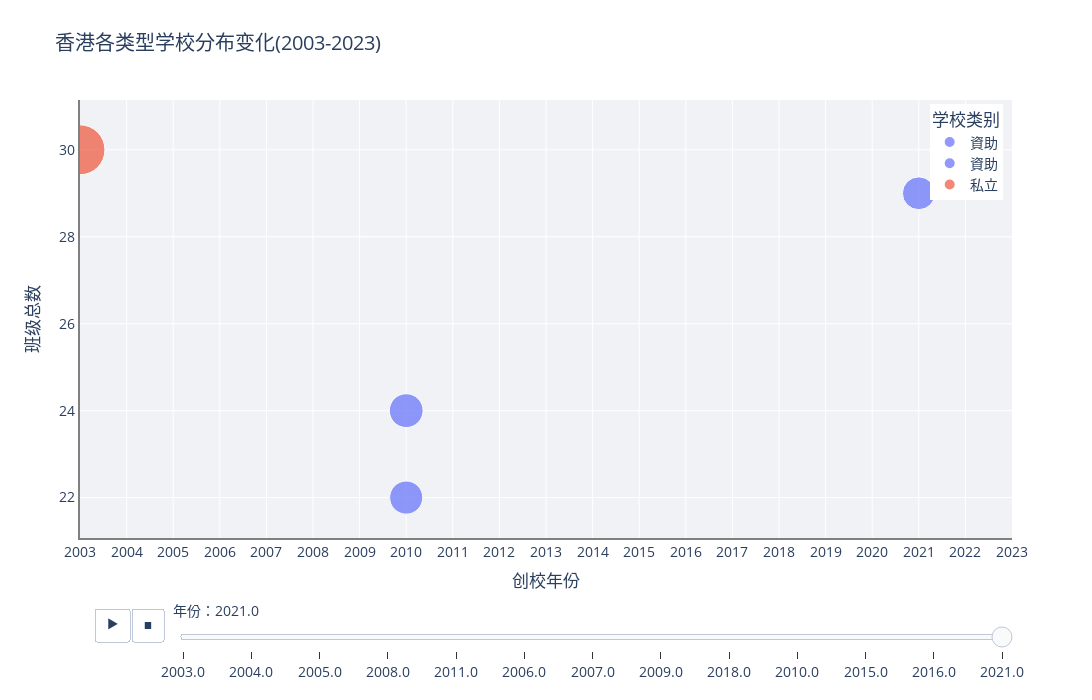

Write notebook code for a chart like this one.
### Markdown cell above
3. 各类型学校数量随年份变化趋势

### Code cell
import plotly.express as px

# 首先筛选2003-2023年的数据
filtered_data = data[data['創校年份'].between(2003, 2023)]

# 创建动画散点图
fig = px.scatter(filtered_data,
                x='創校年份',
                y='本學年總班數',
                size='教師總人數',
                color='學校類別1',
                hover_name='學校名稱',
                animation_frame='創校年份',
                animation_group='學校名稱',
                size_max=40,
                opacity=0.7,
                title='香港各类型学校分布变化(2003-2023)',
                color_discrete_map={
                    '資助': '#636EFA',
                    '私立': '#EF553B',
                    '直資': '#00CC96',
                    '官立': '#AB63FA'
                })

# 更新布局
fig.update_layout(
    xaxis_range=['2003', '2023'],  # 修改x轴范围
    xaxis_title="创校年份",
    yaxis_title="班级总数",
    width=1200,
    height=700,
    plot_bgcolor='#F0F2F6',
    paper_bgcolor='white',
    font=dict(size=14),
    legend=dict(
        title="学校类别",
        yanchor="top",
        y=0.99,
        xanchor="right",
        x=0.99
    )
)

# 更新坐标轴
fig.update_xaxes(
    gridcolor='white',
    showgrid=True,
    showline=True,
    linewidth=2,
    linecolor='gray',
    dtick=1  # 设置x轴刻度间隔为1年
)

fig.update_yaxes(
    gridcolor='white',
    showgrid=True,
    showline=True,
    linewidth=2,
    linecolor='gray'
)

# 更新悬停信息
fig.update_traces(
    hovertemplate="<br>".join([
        "<b>%{hover_name}</b>",
        "创校年份: %{x}年",
        "班级总数: %{y}班",
        "教师总数: %{marker.size}人",
        "学校类别: %{marker.color}"
    ])
)

# 更新动画设置
fig.layout.updatemenus[0].buttons[0].args[1]['frame']['duration'] = 1000
fig.layout.updatemenus[0].buttons[0].args[1]['transition']['duration'] = 500

# 添加滑动条
fig.layout.sliders[0].x = 0.1
fig.layout.sliders[0].y = 0
fig.layout.sliders[0].currentvalue.prefix = "年份："
fig.layout.sliders[0].len = 0.9

# 显示图表
fig.show()

### Figure 1 — Plotly figure (JSON) as saved in the notebook; plotly's stock layout.template omitted (floating-point values rounded to 4 significant figures)
{"data": [{"hovertemplate": "<b>%{hovertext}</b><br><br>學校類別1=資助<br>創校年份=%{x}<br>本學年總班數=%{y}<br>教師總人數=%{marker.size}<extra></extra>", "hovertext": ["救世軍中原慈善基金皇后山學校"], "ids": ["救世軍中原慈善基金皇后山學校"], "legendgroup": "資助", "marker": {"color": "#636EFA", "opacity": 0.7, "size": [47], "sizemode": "area", "sizeref": 0.0875, "symbol": "circle"}, "mode": "markers", "name": "資助", "orientation": "v", "showlegend": true, "type": "scatter", "x": [2021], "xaxis": "x", "y": [29], "yaxis": "y"}, {"hovertemplate": "<b>%{hovertext}</b><br><br>學校類別1=資助<br>創校年份=%{x}<br>本學年總班數=%{y}<br>教師總人數=%{marker.size}<extra></extra>", "hovertext": ["沙田圍胡素貞博士紀念學校", "沙田圍胡素貞博士紀念學校", "丹拿山循道學校", "沙田圍胡素貞博士紀念學校", "丹拿山循道學校", "沙田圍胡素貞博士紀念學校", "丹拿山循道學校", "沙田圍胡素貞博士紀念學校", "丹拿山循道學校", "丹拿山循道學校", "沙田圍胡素貞博士紀念學校", "丹拿山循道學校", "丹拿山循道學校", "沙田圍胡素貞博士紀念學校", "沙田圍胡素貞博士紀念學校", "丹拿山循道學校", "丹拿山循道學校", "沙田圍胡素貞博士紀念學校", "沙田圍胡素貞博士紀念學校", "丹拿山循道學校", "丹拿山循道學校", "沙田圍胡素貞博士紀念學校", "沙田圍胡素貞博士紀念學校", "沙田圍胡素貞博士紀念學校", "丹拿山循道學校", "沙田圍胡素貞博士紀念學校", "丹拿山循道學校"], "ids": ["沙田圍胡素貞博士紀念學校", "沙田圍胡素貞博士紀念學校", "丹拿山循道學校", "沙田圍胡素貞博士紀念學校", "丹拿山循道學校", "沙田圍胡素貞博士紀念學校", "丹拿山循道學校", "沙田圍胡素貞博士紀念學校", "丹拿山循道學校", "丹拿山循道學校", "沙田圍胡素貞博士紀念學校", "丹拿山循道學校", "丹拿山循道學校", "沙田圍胡素貞博士紀念學校", "沙田圍胡素貞博士紀念學校", "丹拿山循道學校", "丹拿山循道學校", "沙田圍胡素貞博士紀念學校", "沙田圍胡素貞博士紀念學校", "丹拿山循道學校", "丹拿山循道學校", "沙田圍胡素貞博士紀念學校", "沙田圍胡素貞博士紀念學校", "沙田圍胡素貞博士紀念學校", "丹拿山循道學校", "沙田圍胡素貞博士紀念學校", "丹拿山循道學校"], "legendgroup": "資助", "marker": {"color": "#636EFA", "opacity": 0.7, "size": [50, 50, 48, 50, 48, 50, 48, 51, 48, 48, 51, 48, 48, 54, 54, 48, 48, 55, 55, 48, 48, 55, 55, 55, 48, 55, 48], "sizemode": "area", "sizeref": 0.0875, "symbol": "circle"}, "mode": "markers", "name": "資助", "orientation": "v", "showlegend": true, "type": "scatter", "x": [2010, 2010, 2010, 2010, 2010, 2010, 2010, 2010, 2010, 2010, 2010, 2010, 2010, 2010, 2010, 2010, 2010, 2010, 2010, 2010, 2010, 2010, 2010, 2010, 2010, 2010, 2010], "xaxis": "x", "y": [24, 24, 22, 24, 22, 24, 22, 24, 22, 22, 24, 22, 22, 24, 24, 22, 22, 24, 24, 22, 22, 24, 24, 24, 22, 24, 22], "yaxis": "y"}, {"hovertemplate": "<b>%{hovertext}</b><br><br>學校類別1=私立<br>創校年份=%{x}<br>本學年總班數=%{y}<br>教師總人數=%{marker.size}<extra></extra>", "hovertext": ["國際基督教優質音樂中學暨小學"], "ids": ["國際基督教優質音樂中學暨小學"], "legendgroup": "私立", "marker": {"color": "#EF553B", "opacity": 0.7, "size": [109], "sizemode": "area", "sizeref": 0.0875, "symbol": "circle"}, "mode": "markers", "name": "私立", "orientation": "v", "showlegend": true, "type": "scatter", "x": [2003], "xaxis": "x", "y": [30], "yaxis": "y"}], "layout": {"font": {"size": 14}, "height": 700, "legend": {"itemsizing": "constant", "title": {"text": "学校类别"}, "tracegroupgap": 0, "x": 0.99, "xanchor": "right", "y": 0.99, "yanchor": "top"}, "paper_bgcolor": "white", "plot_bgcolor": "#F0F2F6", "sliders": [{"active": 12, "currentvalue": {"prefix": "年份："}, "len": 0.9, "pad": {"b": 10, "t": 60}, "steps": [{"args": [["2003.0"], {"frame": {"duration": 0, "redraw": false}, "fromcurrent": true, "mode": "immediate", "transition": {"duration": 0, "easing": "linear"}}], "label": "2003.0", "method": "animate"}, {"args": [["2004.0"], {"frame": {"duration": 0, "redraw": false}, "fromcurrent": true, "mode": "immediate", "transition": {"duration": 0, "easing": "linear"}}], "label": "2004.0", "method": "animate"}, {"args": [["2005.0"], {"frame": {"duration": 0, "redraw": false}, "fromcurrent": true, "mode": "immediate", "transition": {"duration": 0, "easing": "linear"}}], "label": "2005.0", "method": "animate"}, {"args": [["2008.0"], {"frame": {"duration": 0, "redraw": false}, "fromcurrent": true, "mode": "immediate", "transition": {"duration": 0, "easing": "linear"}}], "label": "2008.0", "method": "animate"}, {"args": [["2011.0"], {"frame": {"duration": 0, "redraw": false}, "fromcurrent": true, "mode": "immediate", "transition": {"duration": 0, "easing": "linear"}}], "label": "2011.0", "method": "animate"}, {"args": [["2006.0"], {"frame": {"duration": 0, "redraw": false}, "fromcurrent": true, "mode": "immediate", "transition": {"duration": 0, "easing": "linear"}}], "label": "2006.0", "method": "animate"}, {"args": [["2007.0"], {"frame": {"duration": 0, "redraw": false}, "fromcurrent": true, "mode": "immediate", "transition": {"duration": 0, "easing": "linear"}}], "label": "2007.0", "method": "animate"}, {"args": [["2009.0"], {"frame": {"duration": 0, "redraw": false}, "fromcurrent": true, "mode": "immediate", "transition": {"duration": 0, "easing": "linear"}}], "label": "2009.0", "method": "animate"}, {"args": [["2018.0"], {"frame": {"duration": 0, "redraw": false}, "fromcurrent": true, "mode": "immediate", "transition": {"duration": 0, "easing": "linear"}}], "label": "2018.0", "method": "animate"}, {"args": [["2010.0"], {"frame": {"duration": 0, "redraw": false}, "fromcurrent": true, "mode": "immediate", "transition": {"duration": 0, "easing": "linear"}}], "label": "2010.0", "method": "animate"}, {"args": [["2015.0"], {"frame": {"duration": 0, "redraw": false}, "fromcurrent": true, "mode": "immediate", "transition": {"duration": 0, "easing": "linear"}}], "label": "2015.0", "method": "animate"}, {"args": [["2016.0"], {"frame": {"duration": 0, "redraw": false}, "fromcurrent": true, "mode": "immediate", "transition": {"duration": 0, "easing": "linear"}}], "label": "2016.0", "method": "animate"}, {"args": [["2021.0"], {"frame": {"duration": 0, "redraw": false}, "fromcurrent": true, "mode": "immediate", "transition": {"duration": 0, "easing": "linear"}}], "label": "2021.0", "method": "animate"}], "x": 0.1, "xanchor": "left", "y": 0, "yanchor": "top"}], "title": {"text": "香港各类型学校分布变化(2003-2023)"}, "updatemenus": [{"active": 0, "buttons": [{"args": [null, {"frame": {"duration": 1000, "redraw": false}, "fromcurrent": true, "mode": "immediate", "transition": {"duration": 500, "easing": "linear"}}], "label": "&#9654;", "method": "animate"}, {"args": [[null], {"frame": {"duration": 0, "redraw": false}, "fromcurrent": true, "mode": "immediate", "transition": {"duration": 0, "easing": "linear"}}], "label": "&#9724;", "method": "animate"}], "direction": "left", "pad": {"r": 10, "t": 70}, "showactive": false, "type": "buttons", "x": 0.1, "xanchor": "right", "y": 0, "yanchor": "top"}], "width": 1200, "xaxis": {"anchor": "y", "categoryarray": [2003, 2004, 2005, 2008, 2011, 2006, 2007, 2009, 2018, 2010, 2015, 2016, 2021], "categoryorder": "array", "domain": [0, 1], "dtick": 1, "gridcolor": "white", "linecolor": "gray", "linewidth": 2, "range": ["2003", "2023"], "showgrid": true, "showline": true, "title": {"text": "创校年份"}, "type": "linear"}, "yaxis": {"anchor": "x", "autorange": true, "domain": [0, 1], "gridcolor": "white", "linecolor": "gray", "linewidth": 2, "range": [21.07, 31.14], "showgrid": true, "showline": true, "title": {"text": "班级总数"}, "type": "linear"}}}
